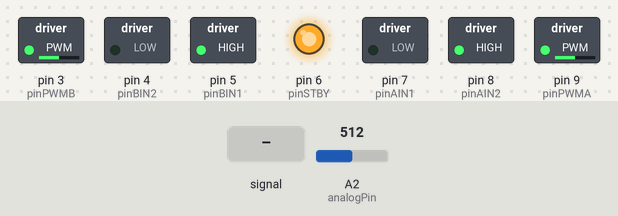
A sketch run on a simulated Arduino Uno, built with avr-gcc and run on an emulated ATmega328P. Parts: switched loads named in the sketch (green lamp = pin HIGH), output pins drawn as LEDs (lit = HIGH). The inputs (shaded band) are chosen by the test bench; at power-on: A2 (analogPin) = 512. What the sketch prints to the serial monitor is not drawn.

Above: at 1.2 s.
1.3 s: A2 (analogPin) fed a 200 Hz sine of ±81 counts around its level
Timing chart, 0 to 3.0 s (numbered marks = the images above; inputs shaded):
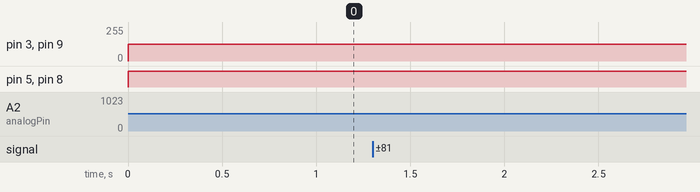

The sketch:

TB6612FNG_NO_NOISE.ino
```cpp
//Motor 1
int pinAIN1 = 7; //Direction
int pinAIN2 = 8; //Direction
int pinPWMA = 9; //Speed

//Motor 2
int pinBIN1 = 5; //Direction
int pinBIN2 = 4; //Direction
int pinPWMB = 3; //Speed

int pinSTBY = 6;  //Standby

int analogPin = A2;
int val;
byte in, daten[5];
int i=0, error=0, schleife=0, links, rechts;

void setup() {

  setPwmFrequency(9, 1);
  setPwmFrequency(3, 1);


  pinMode(pinPWMA, OUTPUT);
  pinMode(pinAIN1, OUTPUT);
  pinMode(pinAIN2, OUTPUT);

  pinMode(pinPWMB, OUTPUT);
  pinMode(pinBIN1, OUTPUT);
  pinMode(pinBIN2, OUTPUT);

  pinMode(pinSTBY, OUTPUT);
  digitalWrite(pinSTBY, HIGH);
  Serial.begin(115200);

}

void loop() {

  val = analogRead(analogPin);  // read the input pin
  val = map(val, 0, 1023, 0, 255);
  Serial.println(val);

  motor1R();           //sets the diraction of the motor 1, for the other direction use motor1L() instead
  analogWrite(pinPWMA,val);
  motor2L();           //sets the diraction of the motor 2, for the other direction use motor2L() instead
  analogWrite(pinPWMB,val);


}


void motor1R(){
  digitalWrite(pinAIN1,LOW);
  digitalWrite(pinAIN2,HIGH);
}
void motor1L(){
  digitalWrite(pinAIN2,LOW);
  digitalWrite(pinAIN1,HIGH);
}

void motor2R(){
  digitalWrite(pinBIN1,LOW);
  digitalWrite(pinBIN2,HIGH);
}
void motor2L(){
  digitalWrite(pinBIN2,LOW);
  digitalWrite(pinBIN1,HIGH);
}


// this function changes the pwm-frequency
// you won't hear any more annoying noises
void setPwmFrequency(int pin, int divisor) {
  byte mode;
  if(pin == 5 || pin == 6 || pin == 9 || pin == 10) {
    switch(divisor) {
      case 1: mode = 0x01; break;
      case 8: mode = 0x02; break;
      case 64: mode = 0x03; break;
      case 256: mode = 0x04; break;
      case 1024: mode = 0x05; break;
      default: return;
    }
    if(pin == 5 || pin == 6) {
      TCCR0B = TCCR0B & 0b11111000 | mode;
    } else {
      TCCR1B = TCCR1B & 0b11111000 | mode;
    }
  } else if(pin == 3 || pin == 11) {
    switch(divisor) {
      case 1: mode = 0x01; break;
      case 8: mode = 0x02; break;
      case 32: mode = 0x03; break;
      case 64: mode = 0x04; break;
      case 128: mode = 0x05; break;
      case 256: mode = 0x06; break;
      case 1024: mode = 0x7; break;
      default: return;
    }
    TCCR2B = TCCR2B & 0b11111000 | mode;
  }
}
```
